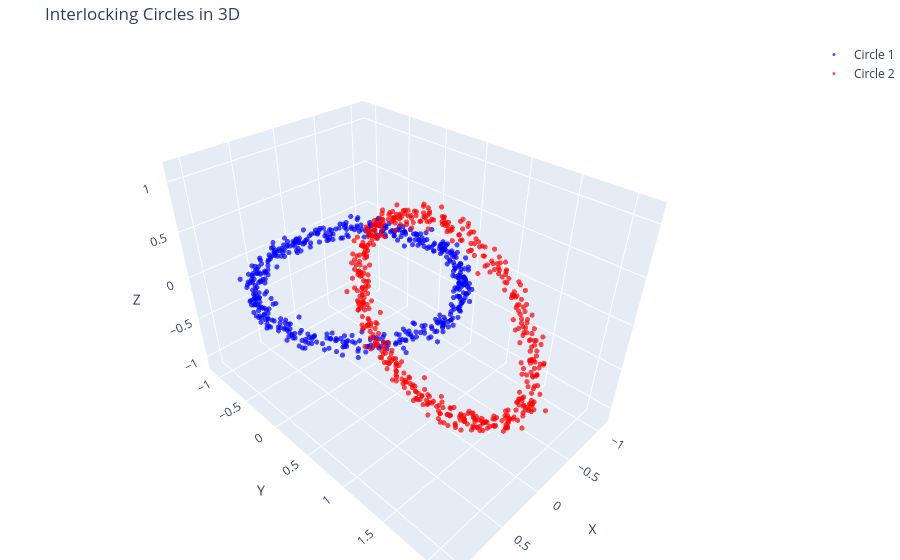

Here is the notebook cell this chart was saved with:
### Code cell
import numpy as np
import plotly.graph_objects as go

# Number of points per circle
n_samples = 500
noise_std = 0.05  # Standard deviation of Gaussian noise

# Generate the first circle in the XY-plane (centered at (0,0,0))
theta1 = np.linspace(0, 2 * np.pi, n_samples)
x1 = np.cos(theta1)
y1 = np.sin(theta1)
z1 = np.zeros_like(theta1)  # Circle in the XY-plane

# Generate the second circle in the YZ-plane (centered at (0,1,0))
theta2 = np.linspace(0, 2 * np.pi, n_samples)
x2 = np.zeros_like(theta2)  # Center at (0,1,0), ensuring interlock
y2 = np.ones_like(theta2) + np.cos(theta2)  # Shift center to (0,1,0)
z2 = np.sin(theta2)

# Stack the data
X = np.vstack([
    np.column_stack([x1, y1, z1]),  # First circle
    np.column_stack([x2, y2, z2])   # Second circle (interlocking)
])

# Add 3D Gaussian noise
X_noisy = X + np.random.normal(scale=noise_std, size=X.shape)

# Labels for classification
y_labels = np.hstack([np.zeros(n_samples), np.ones(n_samples)])

# Create Plotly 3D scatter plot
fig = go.Figure()

# Add first circle (XY-plane)
fig.add_trace(go.Scatter3d(
    x=X_noisy[:n_samples, 0], 
    y=X_noisy[:n_samples, 1], 
    z=X_noisy[:n_samples, 2],
    mode='markers',
    marker=dict(size=3, color='blue', opacity=0.7),
    name="Circle 1"
))

# Add second circle (YZ-plane)
fig.add_trace(go.Scatter3d(
    x=X_noisy[n_samples:, 0], 
    y=X_noisy[n_samples:, 1], 
    z=X_noisy[n_samples:, 2],
    mode='markers',
    marker=dict(size=3, color='red', opacity=0.7),
    name="Circle 2"
))

# Set layout options
fig.update_layout(
    title="Interlocking Circles in 3D",
    scene=dict(
        xaxis_title="X",
        yaxis_title="Y",
        zaxis_title="Z"
    ),
    margin=dict(l=0, r=0, b=0, t=40)  # Adjust margins for better view
)

# Show interactive plot
fig.show()

### Figure 1 — Plotly figure (JSON) as saved in the notebook; plotly's stock layout.template omitted (floating-point values rounded to 4 significant figures; data arrays with more than 128 entries replaced by an {"elided": "..."} marker saying what was removed)
{"data": [{"marker": {"color": "blue", "opacity": 0.7, "size": 3}, "mode": "markers", "name": "Circle 1", "type": "scatter3d", "x": {"elided": "500 float values"}, "y": {"elided": "500 float values"}, "z": {"elided": "500 float values"}}, {"marker": {"color": "red", "opacity": 0.7, "size": 3}, "mode": "markers", "name": "Circle 2", "type": "scatter3d", "x": {"elided": "500 float values"}, "y": {"elided": "500 float values"}, "z": {"elided": "500 float values"}}], "layout": {"margin": {"b": 0, "l": 0, "r": 0, "t": 40}, "scene": {"xaxis": {"title": {"text": "X"}}, "yaxis": {"title": {"text": "Y"}}, "zaxis": {"title": {"text": "Z"}}}, "title": {"text": "Interlocking Circles in 3D"}}}
